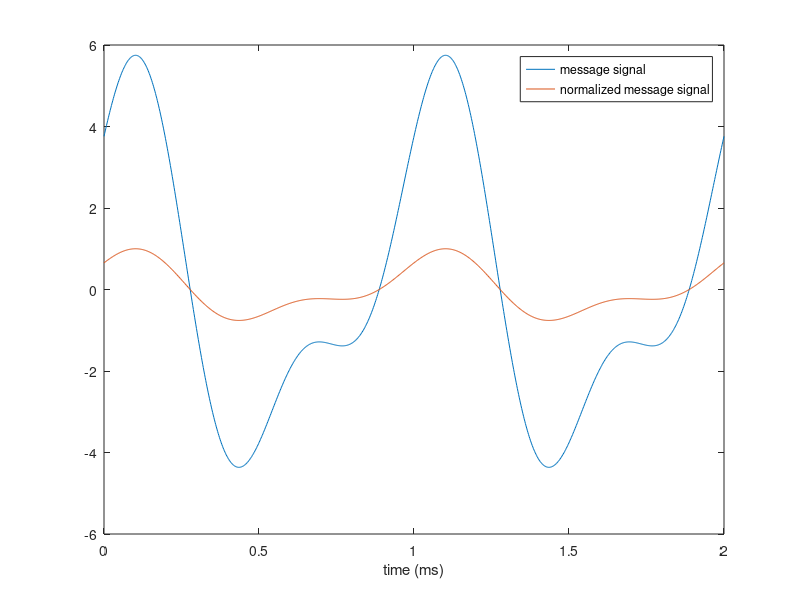
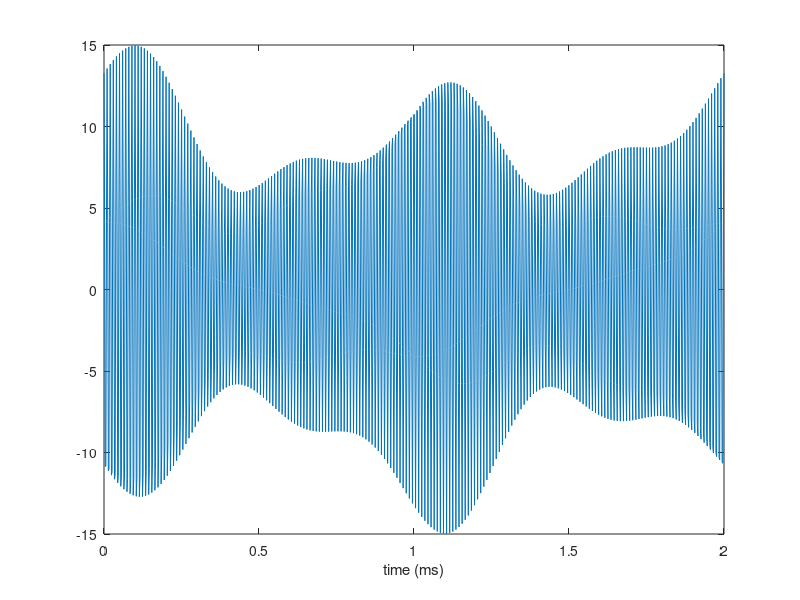
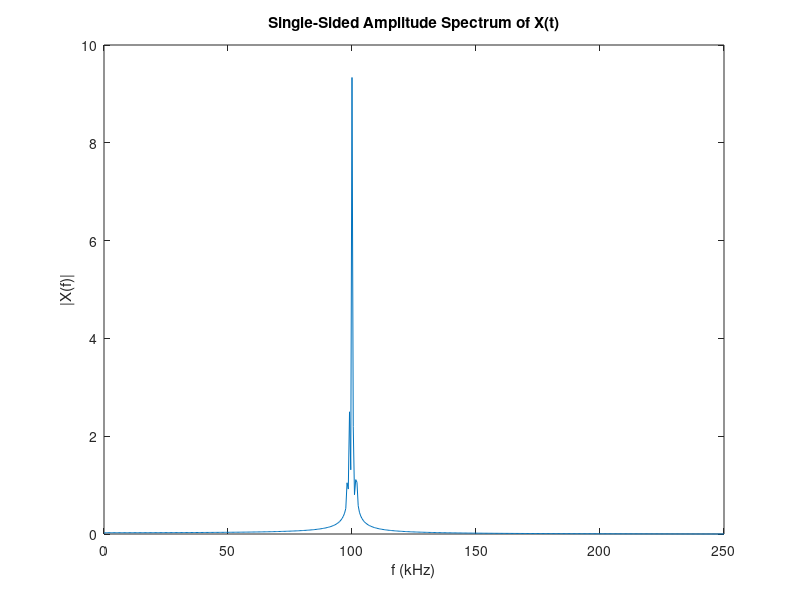

Write the MATLAB code that produced these figures, in order. (Note: this script raises an error after producing the figures.)
%% Sol-1

clear
clc
%frequency of message(khz)
fm=1;
%frequency of carrier(khz)
fc=100*fm;
%L=time length
L=2;
%fs=sampling frequency
fs=500;
t=linspace(0,L,L*fs);

%function that models the message
m=4*cos(2*pi*fm*t-pi/9)+2*sin(4*pi*fm*t);
%extremum of it
mx=max(abs(m));

%the time at which extremum happens
tx=t(m==mx);
%tx=0.1051 is observed from plot

%normalized massage
mn=m/mx;


figure
plot(t,m);
hold on 
plot(t,mn);
xlabel('time (ms)');
legend('message signal','normalized message signal');
%Power of carrier signal assumed 50 Watts so Ac will be 10
%Modulation index is 0.5
Ac=10;
a=0.5;

%Power of normalized message signal
Pmn=(1/L)*(mn*mn');

%efficiency of transmission
eta = 100*(a^2*Pmn)/(1+a^2*Pmn);

%u(t) is the signal that transmitter sends;
u=Ac*(1+a*mn).*cos(2*pi*fc*t);

figure
plot(t,u);
xlabel('time (ms)');


Uf=fft(u);

A2 = abs(Uf/(L*fs));
A1 = A2(1:(L*fs)/2+1);
A1(2:end-1) = 2*A1(2:end-1);

%creating f axis for plot
f = fs*(0:(L*fs/2))/(fs*L);
figure
plot(f,A1) 
title('Single-Sided Amplitude Spectrum of X(t)')
xlabel('f (kHz)')
ylabel('|X(f)|')

P2 = phase(Uf/(L*fs));
P1 = P2(1:(L*fs)/2+1);
P1(2:end-1) = 2*P1(2:end-1);
figure
plot(f,P1) 
title('Single-Sided Phase Spectrum of X(t)')
xlabel('f (kHz)')
ylabel(['\phi','X(f)']);

%%Also pwelch(u, [],[],[],fs ,'centered');